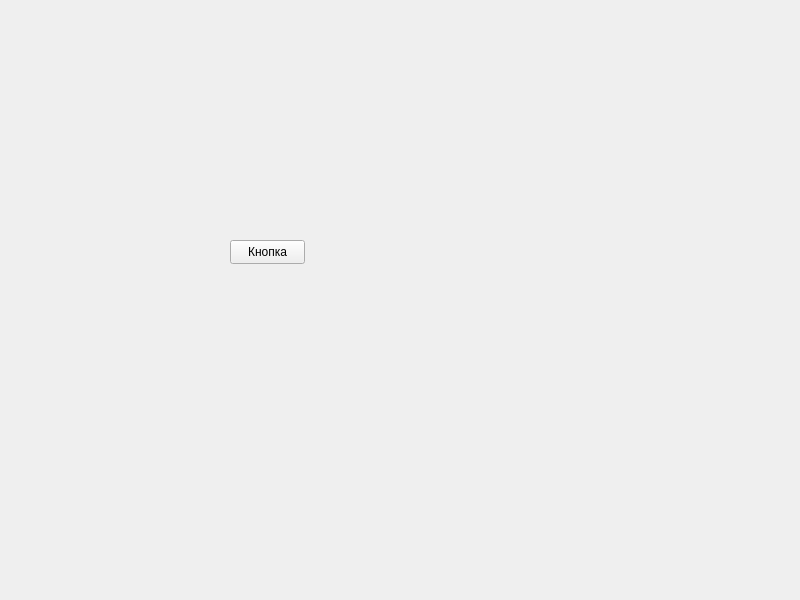
<?xml version="1.0" encoding="UTF-8"?>
<ui version="4.0">
 <class>MainWindow</class>
 <widget class="QMainWindow" name="MainWindow">
  <property name="geometry">
   <rect>
    <x>0</x>
    <y>0</y>
    <width>800</width>
    <height>600</height>
   </rect>
  </property>
  <property name="windowTitle">
   <string>MainWindow</string>
  </property>
  <widget class="QWidget" name="centralwidget">
   <widget class="QPushButton" name="pushbtn">
    <property name="geometry">
     <rect>
      <x>230</x>
      <y>240</y>
      <width>75</width>
      <height>24</height>
     </rect>
    </property>
    <property name="text">
     <string>Кнопка</string>
    </property>
   </widget>
  </widget>
 </widget>
 <resources/>
 <connections/>
</ui>
